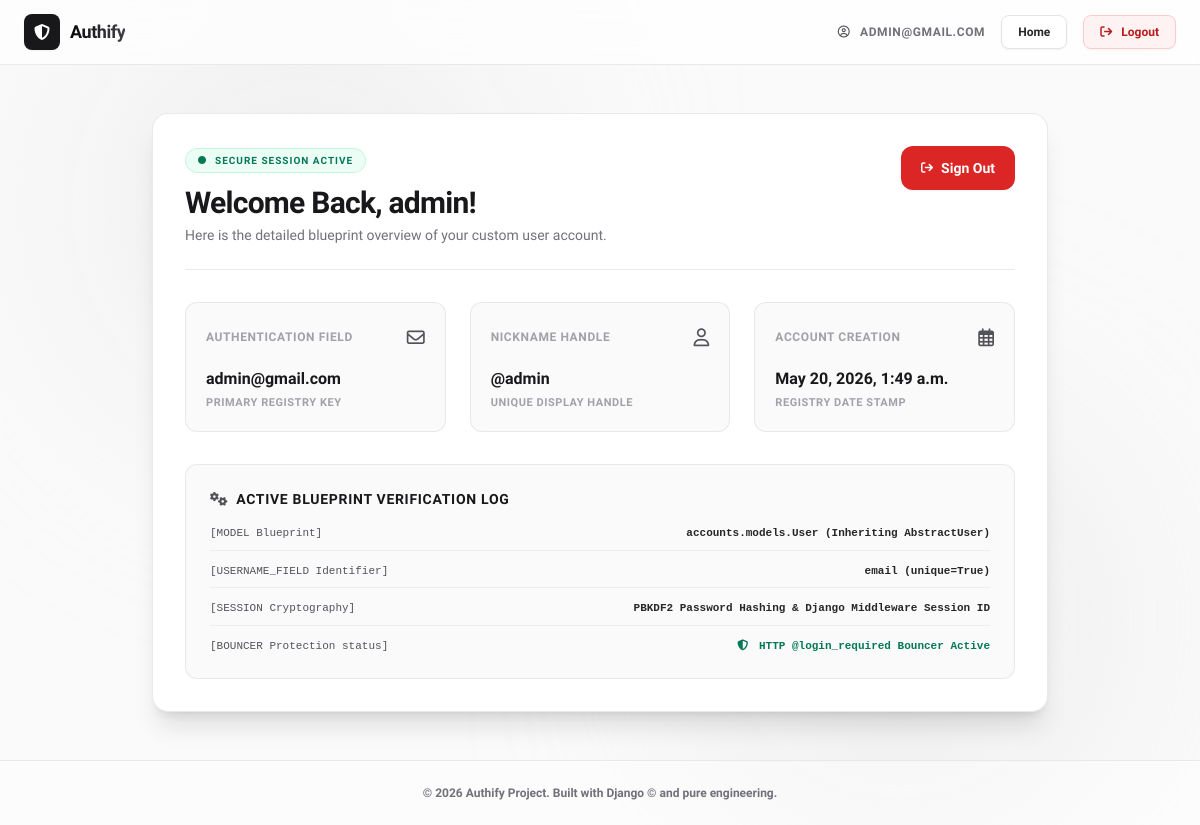
Page /dashboard/ (signed in) on the committed database.
### accounts/models.py (models this page shows)
class User(AbstractUser):
    email = models.EmailField(unique=True)
    USERNAME_FIELD = 'email'
    REQUIRED_FIELDS = ['username']

### accounts/views.py (the view)
# urls.py: path('dashboard/', views.dashboard_view, name='dashboard'),
@login_required
def dashboard_view(request):
    return render(request, 'dashboard.html')

### accounts/templates/dashboard.html (shortened to what this page needs)
<!DOCTYPE html>
<html lang="en" class="h-full">
<head>
    <script src="https://cdn.tailwindcss.com"></script>
    <link rel="stylesheet" href="https://cdnjs.cloudflare.com/ajax/libs/font-awesome/6.4.0/css/all.min.css">
</head>
<body class="h-full bg-zinc-50 text-zinc-900 flex flex-col justify-between relative overflow-hidden select-none">
    <header class="w-full bg-white/70 backdrop-blur-xl border-b border-zinc-200/80 sticky top-0 z-50">
        <div class="max-w-7xl mx-auto px-6 h-16 flex items-center justify-between">
            <a href="/" class="flex items-center space-x-2.5">
                <div class="flex items-center justify-center w-9 h-9 bg-zinc-900 rounded-lg shadow-sm">
                    <i class="fa-solid fa-shield-halved text-white text-base"></i>
                </div>
                <span class="font-extrabold tracking-tight bg-gradient-to-r from-zinc-950 to-zinc-700 bg-clip-text text-transparent text-lg">
                </span>
            </a>
            <div class="flex items-center space-x-4">
                <span class="text-zinc-500 text-xs font-semibold uppercase tracking-wider hidden sm:inline-block">
                    <i class="fa-regular fa-circle-user mr-1.5 text-zinc-600"></i> {{ user.email }}
                </span>
                <a href="/" class="py-2 px-4 bg-white hover:bg-zinc-50 border border-zinc-200 text-zinc-800 font-semibold rounded-lg text-xs transition duration-150 shadow-sm">
                    Home
                </a>
                <a href="{% url 'logout' %}" class="py-2 px-4 bg-red-50 hover:bg-red-100 border border-red-200 text-red-700 font-semibold rounded-lg text-xs transition duration-150 shadow-sm">
                    <i class="fa-solid fa-arrow-right-from-bracket mr-1.5"></i> Logout
                </a>
            </div>
        </div>
    </header>
    <main class="flex-grow flex items-center justify-center px-6 py-12 relative z-10">
        <div class="w-full max-w-4xl bg-white border border-zinc-200/80 rounded-2xl p-8 shadow-xl space-y-8">
            <div class="flex flex-col md:flex-row md:items-center md:justify-between pb-6 border-b border-zinc-200/80 gap-4">
                <div>
                    <div class="inline-flex items-center space-x-2 px-3 py-1 bg-emerald-50 border border-emerald-200/60 rounded-full text-emerald-700 text-[10px] font-extrabold tracking-widest uppercase mb-3">
                        <i class="fa-solid fa-circle text-[8px] animate-pulse"></i> <span>Secure Session Active</span>
                    </div>
                    <h1 class="text-3xl font-extrabold tracking-tight text-zinc-900 flex items-center">
                        Welcome Back, {{ user.username }}!
                    </h1>
                    <p class="text-zinc-500 text-sm mt-1">Here is the detailed blueprint overview of your custom user account.</p>
                </div>
                <a href="{% url 'logout' %}" class="md:self-start py-3 px-5 bg-red-600 hover:bg-red-700 text-white font-semibold rounded-xl text-sm transition-all duration-200 shadow-sm flex items-center justify-center">
                    <i class="fa-solid fa-arrow-right-from-bracket mr-2 text-xs"></i> Sign Out
                </a>
            </div>
            <div class="grid grid-cols-1 md:grid-cols-3 gap-6">
                <div class="bg-zinc-50 border border-zinc-200/80 rounded-xl p-5 flex flex-col justify-between">
                    <div class="flex items-center justify-between mb-4">
                        <span class="text-zinc-400 text-xs font-bold uppercase tracking-wider">Authentication Field</span>
                        <i class="fa-regular fa-envelope text-zinc-600 text-lg"></i>
                    </div>
                    <div>
                        <h3 class="text-zinc-900 text-base font-bold truncate">{{ user.email }}</h3>
                        <p class="text-zinc-400 text-[11px] font-semibold mt-1 uppercase tracking-wider">Primary Registry Key</p>
                    </div>
                </div>
                <div class="bg-zinc-50 border border-zinc-200/80 rounded-xl p-5 flex flex-col justify-between">
                    <div class="flex items-center justify-between mb-4">
                        <span class="text-zinc-400 text-xs font-bold uppercase tracking-wider">Nickname Handle</span>
                        <i class="fa-regular fa-user text-zinc-600 text-lg"></i>
                    </div>
                    <div>
                        <h3 class="text-zinc-900 text-base font-bold truncate">@{{ user.username }}</h3>
                        <p class="text-zinc-400 text-[11px] font-semibold mt-1 uppercase tracking-wider">Unique Display Handle</p>
                    </div>
                </div>
                <div class="bg-zinc-50 border border-zinc-200/80 rounded-xl p-5 flex flex-col justify-between">
                    <div class="flex items-center justify-between mb-4">
                        <span class="text-zinc-400 text-xs font-bold uppercase tracking-wider">Account Creation</span>
                        <i class="fa-regular fa-calendar-days text-zinc-600 text-lg"></i>
                    </div>
                    <div>
                        <h3 class="text-zinc-900 text-base font-bold truncate">{{ user.date_joined|date:"F j, Y, g:i a" }}</h3>
                        <p class="text-zinc-400 text-[11px] font-semibold mt-1 uppercase tracking-wider">Registry Date Stamp</p>
                    </div>
                </div>
            </div>
            <div class="bg-zinc-50 border border-zinc-200/80 rounded-xl p-6 space-y-4">
                <h3 class="text-sm font-bold text-zinc-900 uppercase tracking-wider flex items-center">
                    <i class="fa-solid fa-gears mr-2 text-zinc-600"></i> Active Blueprint Verification Log
                </h3>
                <div class="space-y-3 font-mono text-[11px] text-zinc-600">
                    <div class="flex items-start justify-between border-b border-zinc-200/60 pb-2">
                        <span>[MODEL Blueprint]</span>
                        <span class="text-zinc-800 font-semibold">accounts.models.User (Inheriting AbstractUser)</span>
                    </div>
                    <div class="flex items-start justify-between border-b border-zinc-200/60 pb-2">
                        <span>[USERNAME_FIELD Identifier]</span>
                        <span class="text-zinc-800 font-semibold">email (unique=True)</span>
                    </div>
                    <div class="flex items-start justify-between border-b border-zinc-200/60 pb-2">
                        <span>[SESSION Cryptography]</span>
                        <span class="text-zinc-800 font-semibold">PBKDF2 Password Hashing & Django Middleware Session ID</span>
                    </div>
                    <div class="flex items-start justify-between">
                        <span>[BOUNCER Protection status]</span>
                        <span class="text-emerald-700 font-semibold"><i class="fa-solid fa-shield-halved mr-1"></i> HTTP @login_required Bouncer Active</span>
                    </div>
                </div>
            </div>
        </div>
    </main>
    <footer class="w-full border-t border-zinc-200/80 bg-white/40 py-6 text-center relative z-10">
        <p class="text-zinc-500 text-xs font-semibold">
            &copy; 2026 Authify Project. Built with Django &copy; and pure engineering.
        </p>
    </footer>
</body>
</html>

### accounts/templates/dashboard.html (style rules this page uses)
body { font-family: 'Plus Jakarta Sans', sans-serif; }

### rows in the picture
User: email "ADMIN@GMAIL.COM", username "admin", email "admin@gmail.com", date_joined "May 20, 2026, 1:49 a.m."
